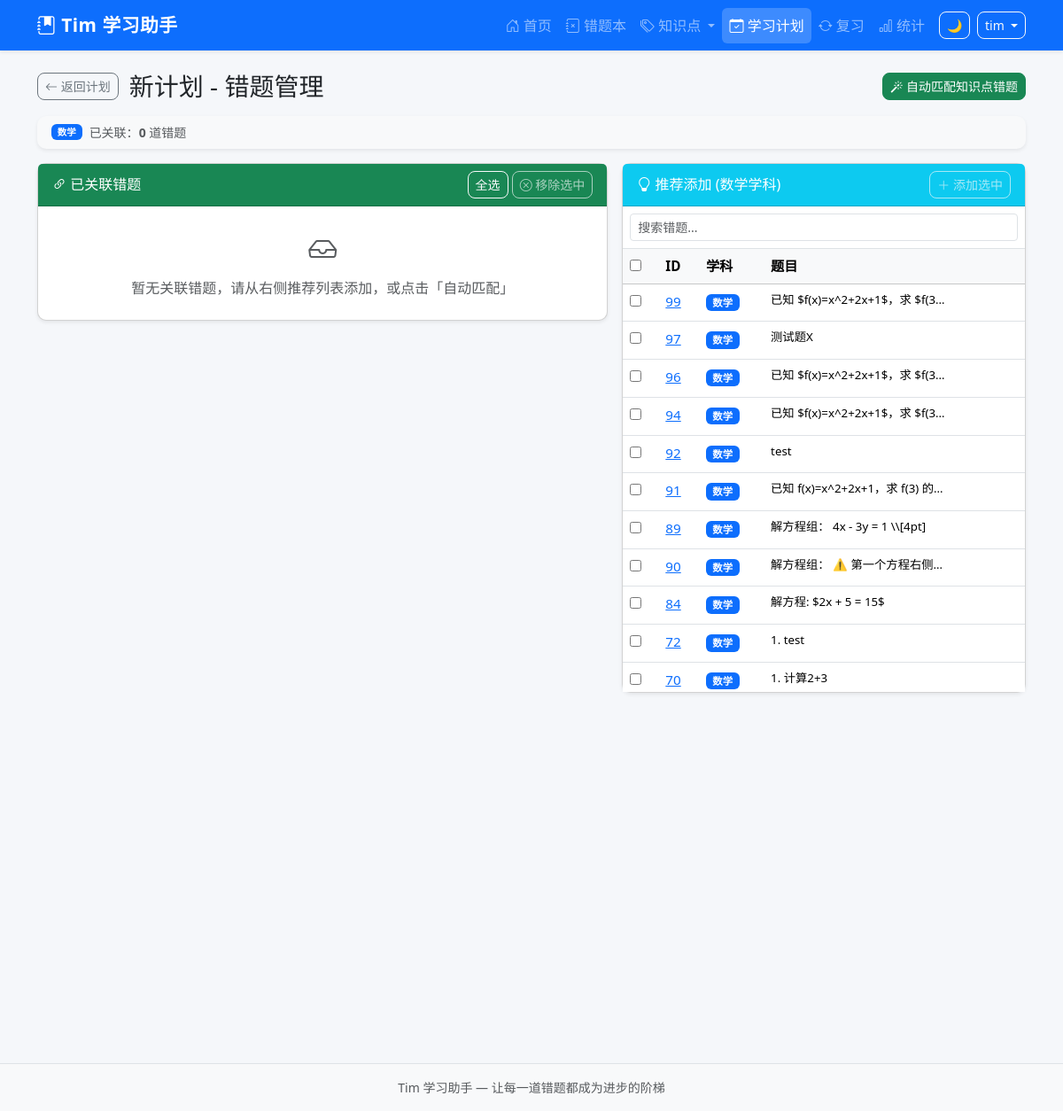
The app's page /study-plans/2/mistakes (signed in), older data.
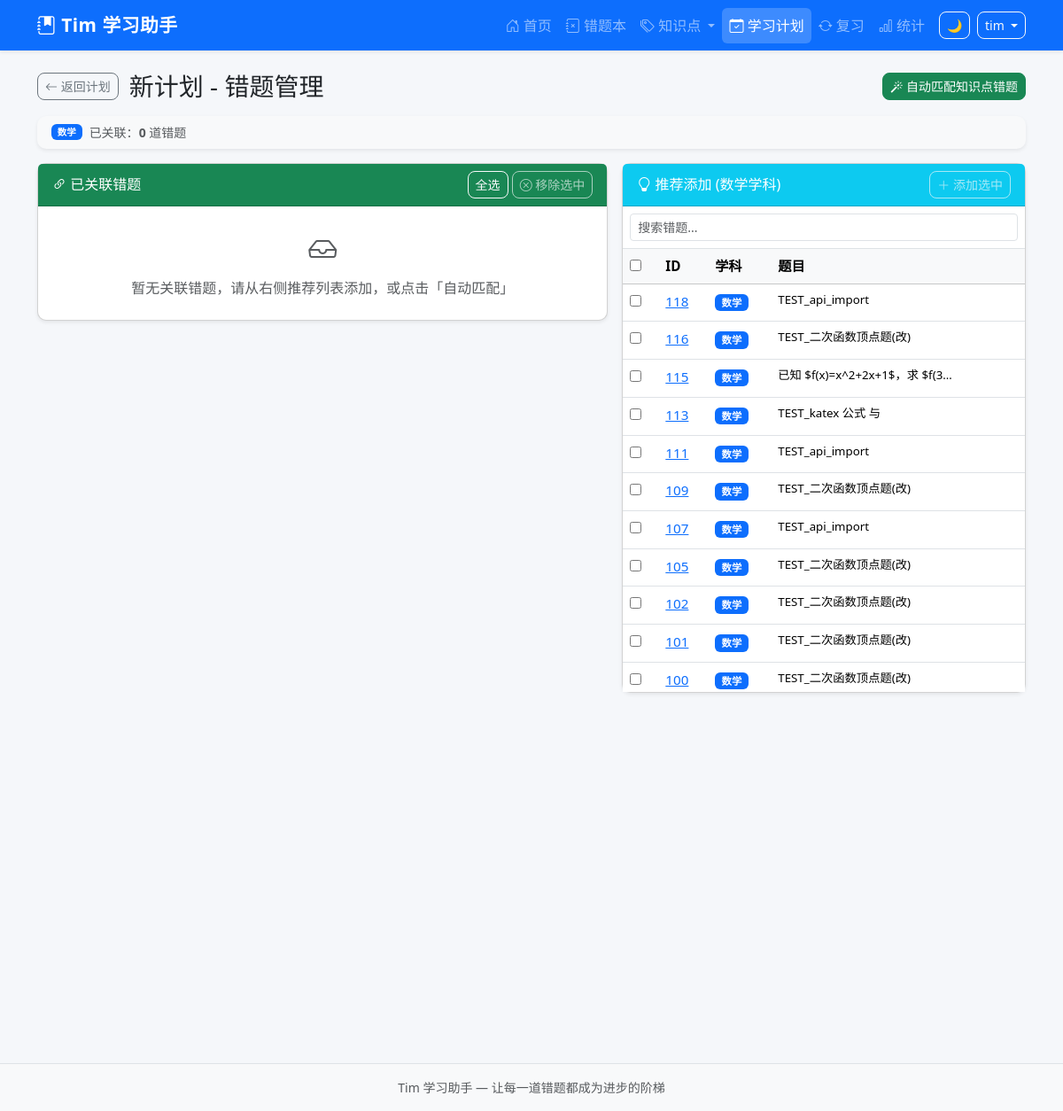
The same page, newer data.
### tables this page shows
CREATE TABLE mistake_records (
            id INTEGER PRIMARY KEY AUTOINCREMENT,
            uuid TEXT NOT NULL,
            sys_platform TEXT NOT NULL DEFAULT 'web',
            bstudio_create_time TIMESTAMP DEFAULT CURRENT_TIMESTAMP,
            xueke TEXT NOT NULL,
            timu TEXT NOT NULL,
            xueshengdaan TEXT DEFAULT '',
            zhengquedaan TEXT DEFAULT '',
            cuowufenxi TEXT DEFAULT '',
            zhishidian TEXT DEFAULT '',
            difficulty INTEGER DEFAULT 1,
            review_count INTEGER DEFAULT 0,
            last_review_at TIMESTAMP,
            next_review_at TIMESTAMP,
            review_stage INTEGER DEFAULT 0,
            review_algorithm TEXT DEFAULT 'sm2',
            status TEXT DEFAULT 'active',
            updated_at TIMESTAMP DEFAULT CURRENT_TIMESTAMP
        , voice_data TEXT DEFAULT '');

### app.py (the view, shortened to what this page needs)
@app.route('/study-plans/<int:plan_id>/mistakes')
@login_required
def plan_mistakes(plan_id):
    plan = query_db('SELECT * FROM study_plans WHERE id=?', (plan_id,), one=True)
    if not plan:
        flash('计划不存在', 'danger')
        return redirect(url_for('study_plans'))
    linked = query_db(
        '''SELECT mr.* FROM mistake_records mr
           JOIN plan_mistakes pm ON mr.id = pm.mistake_id
           WHERE pm.plan_id = ? AND 1=1
           ORDER BY mr.bstudio_create_time DESC''',
        (plan_id,)
    )
    linked = rows_to_dicts(linked)
    for q in linked:
        q['timu_plain'] = strip_latex(q['timu'])
    suggested = []
    if plan['zhishidian']:
        suggested = query_db(
            '''SELECT mr.* FROM mistake_records mr
               WHERE mr.zhishidian LIKE ? AND 1=1
               AND mr.id NOT IN (SELECT mistake_id FROM plan_mistakes WHERE plan_id=?)
               ORDER BY mr.bstudio_create_time DESC LIMIT 20''',
            ('%' + plan['zhishidian'] + '%', plan_id)
        )
    elif plan['xueke']:
        suggested = query_db(
            '''SELECT mr.* FROM mistake_records mr
               WHERE mr.xueke = ? AND 1=1
               AND mr.id NOT IN (SELECT mistake_id FROM plan_mistakes WHERE plan_id=?)
               ORDER BY mr.bstudio_create_time DESC LIMIT 20''',
            (plan['xueke'], plan_id)
        )
    suggested = rows_to_dicts(suggested)
    for q in suggested:
        q['timu_plain'] = strip_latex(q['timu'])
    resp = make_response(render_template('plan_mistakes.html',
        plan=plan, linked=linked, suggested=suggested,
        subjects=Config.get_subjects()))
    return set_uuid_cookie(resp, g.user_uuid)

### app.py (called while the page is built, shortened)
@app.after_request
def add_security_headers(resp):
    resp.headers['X-Frame-Options'] = 'DENY'
    resp.headers['X-Content-Type-Options'] = 'nosniff'
    resp.headers['Referrer-Policy'] = 'strict-origin-when-cross-origin'
    return resp

@app.before_request
def csrf_check():
    if 'csrf_token' not in session:
        session['csrf_token'] = str(uuid_mod.uuid4())
    if request.method in ('GET', 'HEAD', 'OPTIONS'):
        return

def login_required(f):
    @wraps(f)
    def decorated(*a, **kw):
        if 'user_id' not in session:
            return redirect(url_for('login', next=request.path))
        return f(*a, **kw)
    return decorated

@app.before_request
def before_request():
    g.user_uuid = get_or_create_uuid()
    g.username = session.get('username', '')

### config.py (called while the page is built)
    @staticmethod
    def get_subjects():
        try:
            from database import query_db
            rows = query_db("SELECT name FROM base_data WHERE category='subject' ORDER BY sort_order")
            if rows:
                return [r['name'] for r in rows]
        except Exception:
            pass
        return Config.SUBJECTS

### database.py (called while the page is built)
def rows_to_dicts(rows):
    return [dict(r) for r in rows]

### templates/plan_mistakes.html (shortened to what the changed rows need)
{% extends "base.html" %}
{% block content %}
<div class="row g-3">
    <div class="col-lg-5">
        <div class="card shadow-sm">
            <div class="card-body p-0">
                {% if suggested %}
                <div class="table-responsive" style="max-height:500px;overflow-y:auto;">
                    <table class="table table-hover mb-0">
                        <thead class="table-light sticky-top">
                            <tr>
                                <th style="width:40px"><input type="checkbox" id="suggested-all" onchange="toggleGroup('suggested', this)"></th>
                                <th>ID</th>
                                <th>学科</th>
                                <th>题目</th>
                            </tr>
                        </thead>
                        <tbody id="suggested-tbody">
                            {% for q in suggested %}
                            <tr class="suggested-row" data-keywords="{{ q['xueke'] }} {{ q.get('timu_plain', q['timu'][:50]) }} {{ q.get('zhishidian','') }}">
                                <td><input type="checkbox" class="suggested-cb" value="{{ q['id'] }}"></td>
                                <td><a href="{{ url_for('question_detail', question_id=q['id']) }}" target="_blank">{{ q['id'] }}</a></td>
                                <td><span class="badge bg-primary">{{ q['xueke'] }}</span></td>
                                <td>
                                    <span class="small d-inline-block" style="max-width:200px;overflow:hidden;text-overflow:ellipsis;white-space:nowrap;">
                                        {{ q.get('timu_plain', q['timu'][:50]) }}
                                    </span>
                                </td>
                            </tr>
                            {% endfor %}
                        </tbody>
                    </table>
                </div>
                {% endif %}
            </div>
        </div>
    </div>
</div>
{% endblock %}

Row changes from the older to the newer data that the page shows:
no longer on this page (row unchanged): mistake_records: id "99", xueke "数学", get "已知 $f(x)=x^2+2x+1$，求 $f(3…"
no longer on this page (row unchanged): mistake_records: id "97", xueke "数学", get "测试题X"
no longer on this page (row unchanged): mistake_records: id "96", xueke "数学", get "已知 $f(x)=x^2+2x+1$，求 $f(3…"
no longer on this page (row unchanged): mistake_records: id "94", xueke "数学", get "已知 $f(x)=x^2+2x+1$，求 $f(3…"
no longer on this page (row unchanged): mistake_records: id "92", xueke "数学", get "test"
no longer on this page (row unchanged): mistake_records: id "91", xueke "数学", get "已知 f(x)=x^2+2x+1，求 f(3) 的…"
no longer on this page (row edited): mistake_records: id "89", xueke "数学", get "解方程组： 4x - 3y = 1 \\\\[4pt]"
no longer on this page (row unchanged): mistake_records: id "90", xueke "数学", get "解方程组： ⚠️ 第一个方程右侧…"
no longer on this page (row unchanged): mistake_records: id "84", xueke "数学", get "解方程: $2x + 5 = 15$"
no longer on this page (row unchanged): mistake_records: id "72", xueke "数学", get "1. test"
no longer on this page (row unchanged): mistake_records: id "70", xueke "数学", get "1. 计算2+3"
added mistake_records: id "118", xueke "数学", get "TEST_api_import"
added mistake_records: id "116", xueke "数学", get "TEST_二次函数顶点题(改)"
added mistake_records: id "115", xueke "数学", get "已知 $f(x)=x^2+2x+1$，求 $f(3…"
added mistake_records: id "113", xueke "数学", get "TEST_katex 公式 与"
added mistake_records: id "111", xueke "数学", get "TEST_api_import"
added mistake_records: id "109", xueke "数学", get "TEST_二次函数顶点题(改)"
added mistake_records: id "107", xueke "数学", get "TEST_api_import"
added mistake_records: id "105", xueke "数学", get "TEST_二次函数顶点题(改)"
added mistake_records: id "102", xueke "数学", get "TEST_二次函数顶点题(改)"
added mistake_records: id "101", xueke "数学", get "TEST_二次函数顶点题(改)"
added mistake_records: id "100", xueke "数学", get "TEST_二次函数顶点题(改)"
